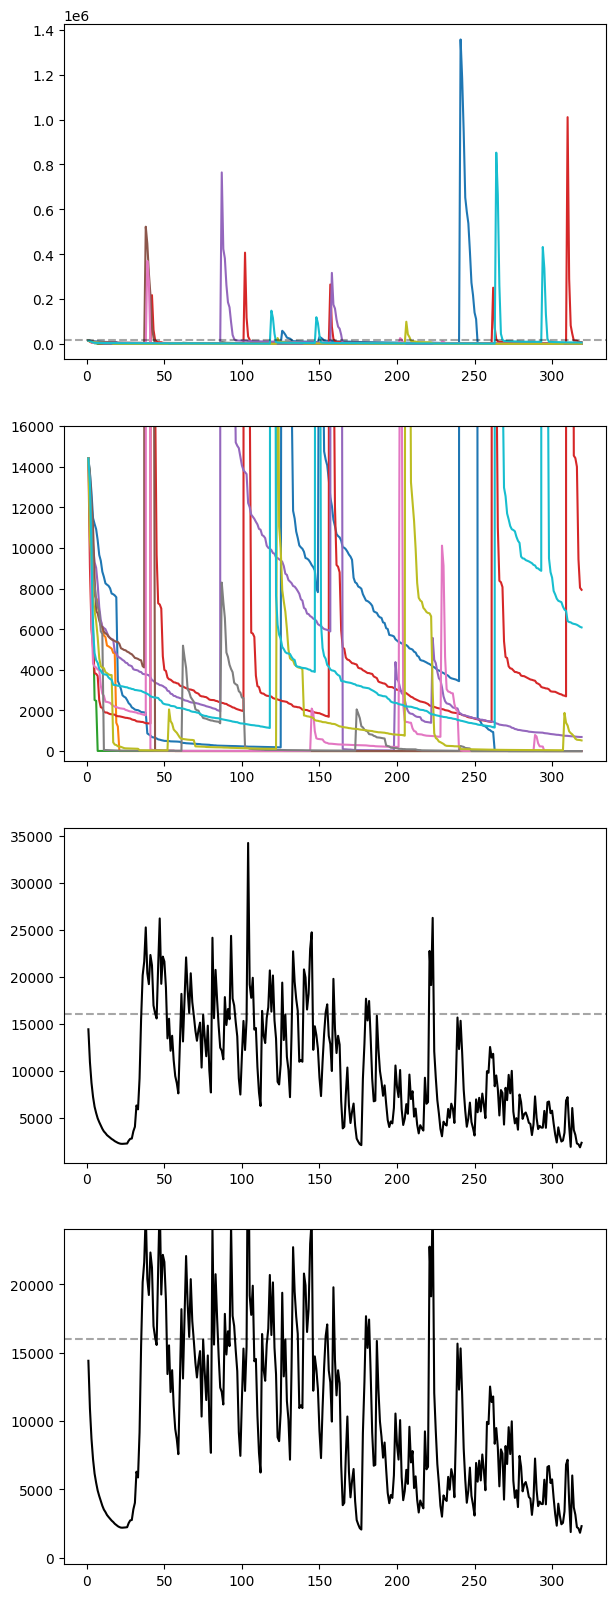

The script that saved this image:
import numpy as np
from model import Model
import json
from matplotlib import pyplot as plt
import timeit

# Read in map parameters
params = {}
for pr in ['mortality', 'fecundity']:
    with open('../model_fitting/{}/map.json'.format(pr), 'r') as handle:
        params.update(json.load(handle)) 

A = 1 #ha
num_reps = 500
N_0_1 = np.repeat(50*A*params['K_adult'], num_reps)
#init_age = 20
#init_age = round(params['a_mature']) + 10
#t_vec = np.arange(1, 152)
delta_t = 1
init_age = delta_t
t_vec = np.arange(delta_t, 80, delta_t)

start_time = timeit.default_timer()
model = Model(**params)
model.set_area(A)
model.init_N(N_0_1, init_age)
model.simulate(t_vec=t_vec, census_every=1, fire_probs=1/40)
elapsed = timeit.default_timer() - start_time
print('{} seconds'.format(elapsed))
np.save('N_tot_vec.npy', model.N_tot_vec)
np.save('census_t.npy', model.census_t)

fig, axs = plt.subplots(4, 1, figsize=(7,20))
for N_tot_vec in model.N_tot_vec[::int(num_reps/10)]:
    axs[0].plot(model.census_t,N_tot_vec)
    axs[1].plot(model.census_t,N_tot_vec)
axs[0].axhline(params['K_adult'], ls='--', c='k', alpha=0.35)
axs[1].set_ylim(-0.03*params['K_adult'],params['K_adult'])
axs[2].plot(model.census_t, model.N_tot_vec.mean(axis=0), c='k')
axs[2].axhline(params['K_adult'], ls='--', c='k', alpha=0.35)
axs[3].plot(model.census_t, model.N_tot_vec.mean(axis=0), c='k')
axs[3].axhline(params['K_adult'], ls='--', c='k', alpha=0.35)
axs[3].set_ylim(-0.03*params['K_adult'],1.5*params['K_adult'])
fig.savefig('sim_test.png', bbox_inches='tight')
